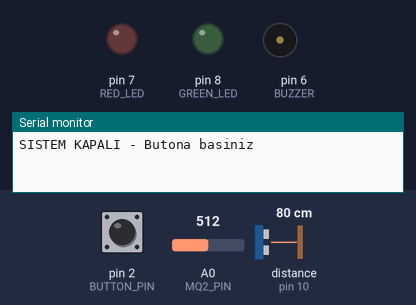
A sketch run on a simulated Arduino Uno, built with avr-gcc and run on an emulated ATmega328P. Parts: output pins drawn as LEDs (lit = HIGH), buzzer (waves = sounding, pin HIGH), the last lines printed to the serial monitor. The test bench sets the inputs (shaded band); at power-on: pin 2 (BUTTON_PIN) HIGH, A0 (MQ2_PIN) = 512, distance to the obstacle (sensor on pin 10) 80 cm. The echo pulse lasts 58.3 µs per cm.

Above: at 1.2 s.
1.3 s: pin 2 (BUTTON_PIN) pulled LOW for 0.15 s
At 1.9 s:
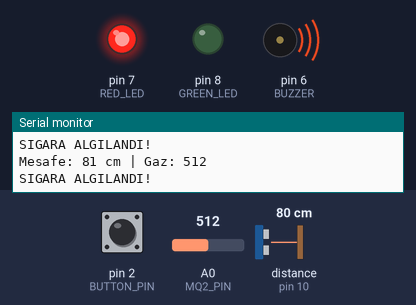
3.0 s: A0 (MQ2_PIN) set to 215
4.5 s: A0 (MQ2_PIN) set to 182
At 5.2 s:
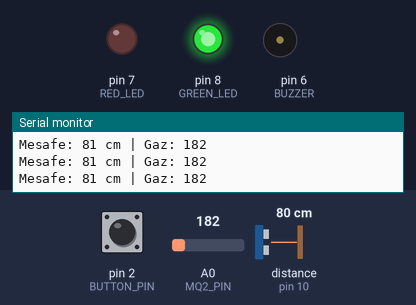
6.0 s: distance to the obstacle (sensor on pin 10) set to 22 cm
7.5 s: distance to the obstacle (sensor on pin 10) set to 17 cm
At 8.9 s:
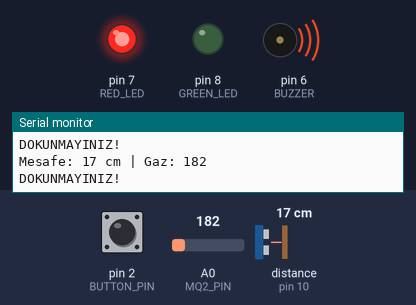
9.4 s: pin 2 (BUTTON_PIN) pulled LOW for 1 s
At 10.9 s:
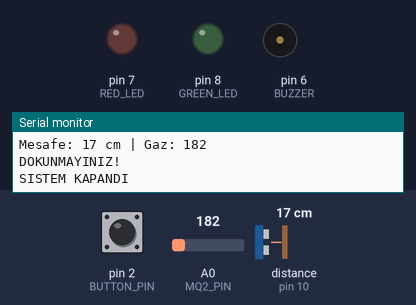
Timing chart, 0 to 12.4 s (numbered marks = the images above; inputs shaded):
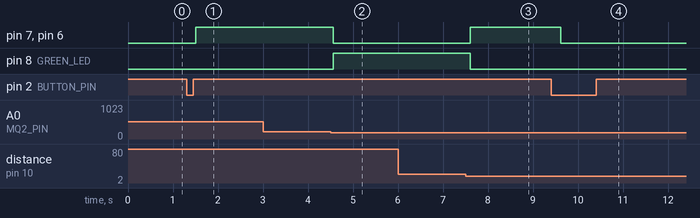

Measured:
- the behaviour switches between 201 and 200 on A0 (MQ2_PIN) (found by bisection; images 1 and 2)
- the behaviour switches between 20 and 19 cm on distance to the obstacle (sensor on pin 10) (found by bisection; images 2 and 3)
- after the input at 1.3 s, pin 7 (RED_LED), pin 6 (BUZZER): LOW → HIGH after 0.21 s
- after the input at 4.5 s, pin 7 (RED_LED), pin 6 (BUZZER): HIGH → LOW after 0.07 s; pin 8 (GREEN_LED): LOW → HIGH after 0.07 s
- after the input at 7.5 s, pin 7 (RED_LED), pin 6 (BUZZER): LOW → HIGH after 0.10 s; pin 8 (GREEN_LED): HIGH → LOW after 0.10 s
- after the input at 9.4 s, pin 7 (RED_LED), pin 6 (BUZZER): HIGH → LOW after 0.22 s

The sketch:

Akilli_Sanat_Galerisi.ino
```cpp
#include <NewPing.h>

#define TRIG_PIN 9
#define ECHO_PIN 10
#define MQ2_PIN A0

#define RED_LED 7
#define GREEN_LED 8
#define BUZZER 6
#define BUTTON_PIN 2

#define MAX_DISTANCE 200
#define MESAFE_ESIK 20
#define GAZ_ESIK 200

NewPing sonar(TRIG_PIN, ECHO_PIN, MAX_DISTANCE);

int mesafe = 0;
int gazDegeri = 0;

bool dokunmaAlarmi = false;
bool sigaraAlarmi = false;

bool sistemAktif = false;
bool oncekiButon = HIGH;

void setup()
{
  Serial.begin(9600);

  pinMode(RED_LED, OUTPUT);
  pinMode(GREEN_LED, OUTPUT);
  pinMode(BUZZER, OUTPUT);
  pinMode(BUTTON_PIN, INPUT_PULLUP);

  digitalWrite(RED_LED, LOW);
  digitalWrite(GREEN_LED, LOW);
  digitalWrite(BUZZER, LOW);

  Serial.println("SISTEM KAPALI - Butona basiniz");
}

void loop()
{
  bool simdikiButon = digitalRead(BUTTON_PIN);

  if (oncekiButon == HIGH && simdikiButon == LOW)
  {
    sistemAktif = !sistemAktif;

    if (sistemAktif)
    {
      Serial.println("SISTEM ACILDI");
    }
    else
    {
      Serial.println("SISTEM KAPANDI");
    }

    delay(200);
  }

  oncekiButon = simdikiButon;

  if (!sistemAktif)
  {
    digitalWrite(RED_LED, LOW);
    digitalWrite(GREEN_LED, LOW);
    digitalWrite(BUZZER, LOW);
    return;
  }

  mesafe = sonar.ping_cm();
  gazDegeri = analogRead(MQ2_PIN);

  dokunmaAlarmi = (mesafe > 0 && mesafe < MESAFE_ESIK);
  sigaraAlarmi = (gazDegeri > GAZ_ESIK);

  Serial.print("Mesafe: ");
  Serial.print(mesafe);
  Serial.print(" cm | Gaz: ");
  Serial.println(gazDegeri);

  if (dokunmaAlarmi || sigaraAlarmi)
  {
    digitalWrite(RED_LED, HIGH);
    digitalWrite(GREEN_LED, LOW);
    digitalWrite(BUZZER, HIGH);

    if (dokunmaAlarmi)
    {
      Serial.println("DOKUNMAYINIZ!");
    }

    if (sigaraAlarmi)
    {
      Serial.println("SIGARA ALGILANDI!");
    }
  }
  else
  {
    digitalWrite(RED_LED, LOW);
    digitalWrite(GREEN_LED, HIGH);
    digitalWrite(BUZZER, LOW);
  }

  delay(300);
}
```
